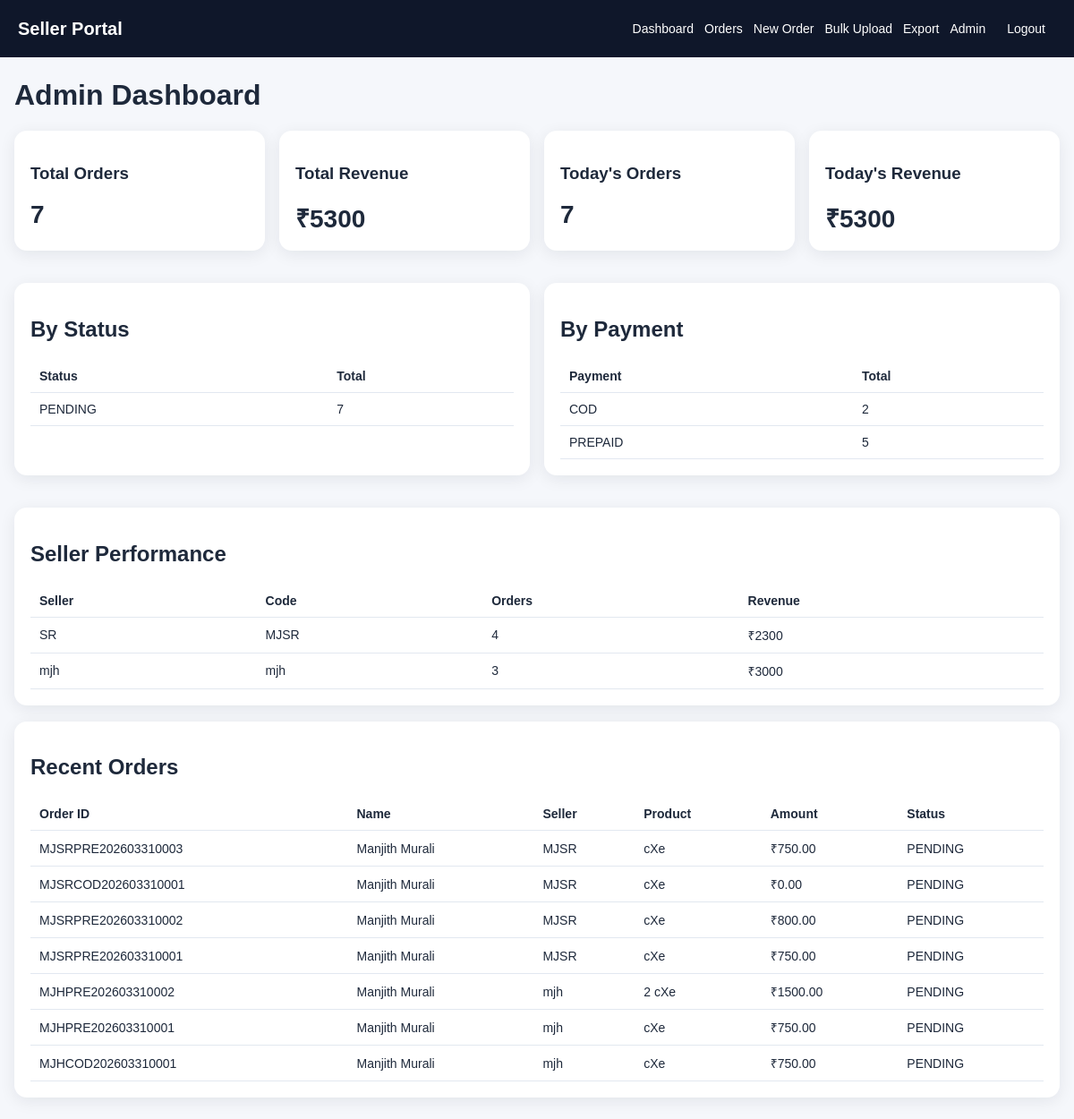
The app's page / (signed in) with its own data.
### orders/models.py (models this page shows, shortened)
class Order(models.Model):
    PAYMENT_CHOICES = [
        ('COD', 'COD'),
        ('PREPAID', 'Prepaid'),
    ]
    STATUS_CHOICES = [
        ('PENDING', 'Pending'),
        ('SHIPPED', 'Shipped'),
        ('DELIVERED', 'Delivered'),
        ('RTO', 'RTO'),
        ('CANCELLED', 'Cancelled'),
    ]
    seller = models.ForeignKey(SellerProfile, on_delete=models.CASCADE, related_name='orders')
    order_id = models.CharField(max_length=40, unique=True, blank=True)
    customer_name = models.CharField(max_length=150)
    full_address = models.TextField()
    city = models.CharField(max_length=100, blank=True)
    state = models.CharField(max_length=100, blank=True)
    pincode = models.CharField(max_length=10, blank=True)
    phone = models.CharField(max_length=20)
    product = models.CharField(max_length=120)
    amount = models.DecimalField(max_digits=10, decimal_places=2, default=0)
    tag = models.CharField(max_length=120, blank=True)
    payment_type = models.CharField(max_length=10, choices=PAYMENT_CHOICES, default='COD')
    status = models.CharField(max_length=20, choices=STATUS_CHOICES, default='PENDING')
    order_date = models.DateField(default=timezone.localdate)
    created_at = models.DateTimeField(auto_now_add=True)
    updated_at = models.DateTimeField(auto_now=True)
    class Meta:
        ordering = ['-order_date', '-created_at']

class SellerProfile(models.Model):
    user = models.OneToOneField(settings.AUTH_USER_MODEL, on_delete=models.CASCADE)
    seller_code = models.CharField(max_length=20, unique=True)
    display_name = models.CharField(max_length=120)
    is_active = models.BooleanField(default=True)
    created_at = models.DateTimeField(auto_now_add=True)

### orders/views.py (the view)
# urls.py: path('', views.dashboard, name='dashboard'),
@login_required
def dashboard(request):
    seller = get_seller_for_user(request.user)
    orders = Order.objects.all() if request.user.is_staff else Order.objects.filter(seller=seller)
    today = timezone.localdate()
    today_orders = orders.filter(order_date=today)
    totals = orders.aggregate(total_orders=Count('id'), total_amount=Sum('amount'))
    today_totals = today_orders.aggregate(today_orders=Count('id'), today_amount=Sum('amount'))
    by_status = orders.values('status').annotate(total=Count('id')).order_by('status')
    by_payment = orders.values('payment_type').annotate(total=Count('id')).order_by('payment_type')
    seller_totals = None
    if request.user.is_staff:
        seller_totals = orders.values('seller__display_name', 'seller__seller_code').annotate(
            total_orders=Count('id'), total_amount=Sum('amount')
        ).order_by('-total_orders')
    context = {
        'seller': seller,
        'totals': totals,
        'today_totals': today_totals,
        'by_status': by_status,
        'by_payment': by_payment,
        'seller_totals': seller_totals,
        'recent_orders': orders[:10],
    }
    return render(request, 'orders/dashboard.html', context)

### orders/views.py (called while the page is built)
def get_seller_for_user(user):
    if user.is_staff:
        return None
    return SellerProfile.objects.filter(user=user, is_active=True).first()

### orders/templates/orders/dashboard.html
{% extends 'orders/base.html' %}
{% block content %}
<h1>{% if user.is_staff %}Admin Dashboard{% else %}Seller Dashboard{% endif %}</h1>
<div class="grid four">
  <div class="card stat"><h3>Total Orders</h3><p>{{ totals.total_orders|default:0 }}</p></div>
  <div class="card stat"><h3>Total Revenue</h3><p>₹{{ totals.total_amount|default:0 }}</p></div>
  <div class="card stat"><h3>Today's Orders</h3><p>{{ today_totals.today_orders|default:0 }}</p></div>
  <div class="card stat"><h3>Today's Revenue</h3><p>₹{{ today_totals.today_amount|default:0 }}</p></div>
</div>
<div class="grid two">
  <div class="card">
    <h2>By Status</h2>
    <table>
      <tr><th>Status</th><th>Total</th></tr>
      {% for row in by_status %}
      <tr><td>{{ row.status }}</td><td>{{ row.total }}</td></tr>
      {% empty %}
      <tr><td colspan="2">No data</td></tr>
      {% endfor %}
    </table>
  </div>
  <div class="card">
    <h2>By Payment</h2>
    <table>
      <tr><th>Payment</th><th>Total</th></tr>
      {% for row in by_payment %}
      <tr><td>{{ row.payment_type }}</td><td>{{ row.total }}</td></tr>
      {% empty %}
      <tr><td colspan="2">No data</td></tr>
      {% endfor %}
    </table>
  </div>
</div>
{% if seller_totals %}
<div class="card">
  <h2>Seller Performance</h2>
  <table>
    <tr><th>Seller</th><th>Code</th><th>Orders</th><th>Revenue</th></tr>
    {% for row in seller_totals %}
    <tr>
      <td>{{ row.seller__display_name }}</td>
      <td>{{ row.seller__seller_code }}</td>
      <td>{{ row.total_orders }}</td>
      <td>₹{{ row.total_amount|default:0 }}</td>
    </tr>
    {% empty %}
    <tr><td colspan="4">No seller data</td></tr>
    {% endfor %}
  </table>
</div>
{% endif %}
<div class="card">
  <h2>Recent Orders</h2>
  <table>
    <tr><th>Order ID</th><th>Name</th><th>Seller</th><th>Product</th><th>Amount</th><th>Status</th></tr>
    {% for order in recent_orders %}
    <tr>
      <td>{{ order.order_id }}</td>
      <td>{{ order.customer_name }}</td>
      <td>{{ order.seller.seller_code }}</td>
      <td>{{ order.product }}</td>
      <td>₹{{ order.amount }}</td>
      <td>{{ order.status }}</td>
    </tr>
    {% empty %}
    <tr><td colspan="6">No orders yet</td></tr>
    {% endfor %}
  </table>
</div>
{% endblock %}

### static/css/styles.css (style rules this page uses)
body { margin: 0; font-family: Arial, sans-serif; background: #f5f7fb; color: #1e293b; }
.card { background: white; border-radius: 14px; padding: 18px; box-shadow: 0 4px 18px rgba(15, 23, 42, 0.08); margin-bottom: 18px; }
.grid { display: grid; gap: 16px; margin-bottom: 18px; }
.grid.two { grid-template-columns: repeat(auto-fit, minmax(280px, 1fr)); }
.grid.four { grid-template-columns: repeat(auto-fit, minmax(180px, 1fr)); }
.stat p { font-size: 28px; font-weight: 700; margin: 8px 0 0; }
table { width: 100%; border-collapse: collapse; }
th, td { padding: 10px; border-bottom: 1px solid #e2e8f0; text-align: left; font-size: 14px; }

### records on screen
Order: status "PENDING", total "7", order_id "MJSRPRE202603310003", customer_name "Manjith Murali", seller.seller_code "MJSR", product "cXe", amount "750.00"
Order: payment_type "COD", total "2", order_id "MJSRCOD202603310001", customer_name "Manjith Murali", seller.seller_code "MJSR", product "cXe", amount "0.00", status "PENDING"
Order: payment_type "PREPAID", total "5", order_id "MJSRPRE202603310002", customer_name "Manjith Murali", seller.seller_code "MJSR", product "cXe", amount "800.00", status "PENDING"
SellerProfile: seller__display_name "SR", seller__seller_code "MJSR", total_orders "4", total_amount "2300"
SellerProfile: seller__display_name "mjh", seller__seller_code "mjh", total_orders "3", total_amount "3000"
Order: order_id "MJSRPRE202603310001", customer_name "Manjith Murali", seller.seller_code "MJSR", product "cXe", amount "750.00", status "PENDING"
Order: order_id "MJHPRE202603310002", customer_name "Manjith Murali", seller.seller_code "mjh", product "2 cXe", amount "1500.00", status "PENDING"
Order: order_id "MJHPRE202603310001", customer_name "Manjith Murali", seller.seller_code "mjh", product "cXe", amount "750.00", status "PENDING"
Order: order_id "MJHCOD202603310001", customer_name "Manjith Murali", seller.seller_code "mjh", product "cXe", amount "750.00", status "PENDING"

### other values on screen
{{ totals.total_orders|default:0 }} "7"
{{ totals.total_amount|default:0 }} "5300"
{{ today_totals.today_orders|default:0 }} "7"
{{ today_totals.today_amount|default:0 }} "5300"
